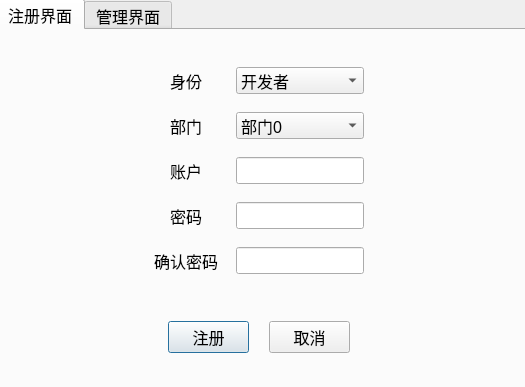
<?xml version="1.0" encoding="UTF-8"?>
<ui version="4.0">
 <class>SignUpDialog</class>
 <widget class="QDialog" name="SignUpDialog">
  <property name="geometry">
   <rect>
    <x>0</x>
    <y>0</y>
    <width>525</width>
    <height>387</height>
   </rect>
  </property>
  <property name="windowTitle">
   <string>用户账号管理</string>
  </property>
  <widget class="QTabWidget" name="tabWidget">
   <property name="geometry">
    <rect>
     <x>-4</x>
     <y>-1</y>
     <width>531</width>
     <height>411</height>
    </rect>
   </property>
   <property name="font">
    <font>
     <pointsize>12</pointsize>
    </font>
   </property>
   <property name="currentIndex">
    <number>0</number>
   </property>
   <widget class="QWidget" name="signup">
    <attribute name="title">
     <string>注册界面</string>
    </attribute>
    <widget class="QWidget" name="layoutWidget">
     <property name="geometry">
      <rect>
       <x>150</x>
       <y>30</y>
       <width>222</width>
       <height>296</height>
      </rect>
     </property>
     <layout class="QVBoxLayout" name="verticalLayout">
      <property name="spacing">
       <number>40</number>
      </property>
      <item>
       <layout class="QGridLayout" name="gridLayout" rowstretch="0,0,0,0,0">
        <property name="leftMargin">
         <number>6</number>
        </property>
        <property name="topMargin">
         <number>6</number>
        </property>
        <property name="rightMargin">
         <number>6</number>
        </property>
        <property name="bottomMargin">
         <number>6</number>
        </property>
        <property name="spacing">
         <number>18</number>
        </property>
        <item row="0" column="0">
         <widget class="QLabel" name="label_5">
          <property name="text">
           <string>身份</string>
          </property>
          <property name="alignment">
           <set>Qt::AlignCenter</set>
          </property>
         </widget>
        </item>
        <item row="0" column="1">
         <widget class="QComboBox" name="comboBox_identify">
          <item>
           <property name="text">
            <string>开发者</string>
           </property>
          </item>
          <item>
           <property name="text">
            <string>管理员</string>
           </property>
          </item>
          <item>
           <property name="text">
            <string>工程师</string>
           </property>
          </item>
          <item>
           <property name="text">
            <string>操作员</string>
           </property>
          </item>
         </widget>
        </item>
        <item row="1" column="0">
         <widget class="QLabel" name="label">
          <property name="text">
           <string>部门</string>
          </property>
          <property name="alignment">
           <set>Qt::AlignCenter</set>
          </property>
         </widget>
        </item>
        <item row="1" column="1">
         <widget class="QComboBox" name="comboBox_department">
          <item>
           <property name="text">
            <string>部门0</string>
           </property>
          </item>
          <item>
           <property name="text">
            <string>部门1</string>
           </property>
          </item>
          <item>
           <property name="text">
            <string>部门2</string>
           </property>
          </item>
         </widget>
        </item>
        <item row="2" column="0">
         <widget class="QLabel" name="label_2">
          <property name="text">
           <string>账户</string>
          </property>
          <property name="alignment">
           <set>Qt::AlignCenter</set>
          </property>
         </widget>
        </item>
        <item row="2" column="1">
         <widget class="QLineEdit" name="lineEdit_jobnumber"/>
        </item>
        <item row="3" column="0">
         <widget class="QLabel" name="label_3">
          <property name="text">
           <string>密码</string>
          </property>
          <property name="alignment">
           <set>Qt::AlignCenter</set>
          </property>
         </widget>
        </item>
        <item row="3" column="1">
         <widget class="QLineEdit" name="lineEdit_password">
          <property name="echoMode">
           <enum>QLineEdit::Password</enum>
          </property>
         </widget>
        </item>
        <item row="4" column="0">
         <widget class="QLabel" name="label_4">
          <property name="text">
           <string>确认密码</string>
          </property>
          <property name="alignment">
           <set>Qt::AlignCenter</set>
          </property>
         </widget>
        </item>
        <item row="4" column="1">
         <widget class="QLineEdit" name="lineEdit_confirm_password">
          <property name="echoMode">
           <enum>QLineEdit::Password</enum>
          </property>
         </widget>
        </item>
       </layout>
      </item>
      <item>
       <layout class="QHBoxLayout" name="horizontalLayout">
        <property name="spacing">
         <number>20</number>
        </property>
        <property name="leftMargin">
         <number>20</number>
        </property>
        <property name="rightMargin">
         <number>20</number>
        </property>
        <item>
         <widget class="QPushButton" name="btn_signup">
          <property name="text">
           <string>注册</string>
          </property>
         </widget>
        </item>
        <item>
         <widget class="QPushButton" name="btn_cancel">
          <property name="text">
           <string>取消</string>
          </property>
         </widget>
        </item>
       </layout>
      </item>
     </layout>
    </widget>
   </widget>
   <widget class="QWidget" name="tab_2">
    <attribute name="title">
     <string>管理界面</string>
    </attribute>
    <widget class="QTableView" name="tableView_all_account">
     <property name="geometry">
      <rect>
       <x>20</x>
       <y>70</y>
       <width>491</width>
       <height>221</height>
      </rect>
     </property>
    </widget>
    <widget class="QWidget" name="layoutWidget">
     <property name="geometry">
      <rect>
       <x>20</x>
       <y>20</y>
       <width>491</width>
       <height>35</height>
      </rect>
     </property>
     <layout class="QHBoxLayout" name="horizontalLayout_2" stretch="1,3,1,3,1,4,3">
      <item>
       <widget class="QLabel" name="label_6">
        <property name="text">
         <string>部门</string>
        </property>
        <property name="alignment">
         <set>Qt::AlignCenter</set>
        </property>
       </widget>
      </item>
      <item>
       <widget class="QComboBox" name="comboBox_department_query">
        <item>
         <property name="text">
          <string>部门0</string>
         </property>
        </item>
        <item>
         <property name="text">
          <string>部门1</string>
         </property>
        </item>
        <item>
         <property name="text">
          <string>部门2</string>
         </property>
        </item>
       </widget>
      </item>
      <item>
       <widget class="QLabel" name="label_7">
        <property name="text">
         <string>身份</string>
        </property>
        <property name="alignment">
         <set>Qt::AlignCenter</set>
        </property>
       </widget>
      </item>
      <item>
       <widget class="QComboBox" name="comboBox_identify_query">
        <item>
         <property name="text">
          <string>开发者</string>
         </property>
        </item>
        <item>
         <property name="text">
          <string>管理员</string>
         </property>
        </item>
        <item>
         <property name="text">
          <string>工程师</string>
         </property>
        </item>
        <item>
         <property name="text">
          <string>操作员</string>
         </property>
        </item>
       </widget>
      </item>
      <item>
       <widget class="QLabel" name="label_8">
        <property name="text">
         <string>账户</string>
        </property>
        <property name="alignment">
         <set>Qt::AlignCenter</set>
        </property>
       </widget>
      </item>
      <item>
       <widget class="QLineEdit" name="lineEdit_jobnumber_query"/>
      </item>
      <item>
       <widget class="QPushButton" name="btn_query">
        <property name="text">
         <string>查询</string>
        </property>
       </widget>
      </item>
     </layout>
    </widget>
    <widget class="QWidget" name="layoutWidget">
     <property name="geometry">
      <rect>
       <x>130</x>
       <y>310</y>
       <width>239</width>
       <height>35</height>
      </rect>
     </property>
     <layout class="QHBoxLayout" name="horizontalLayout_3">
      <item>
       <widget class="QPushButton" name="btn_delete_current">
        <property name="text">
         <string>删除当前</string>
        </property>
       </widget>
      </item>
      <item>
       <widget class="QPushButton" name="btn_confirm_change">
        <property name="text">
         <string>确认修改</string>
        </property>
       </widget>
      </item>
     </layout>
    </widget>
   </widget>
  </widget>
 </widget>
 <resources/>
 <connections/>
</ui>
